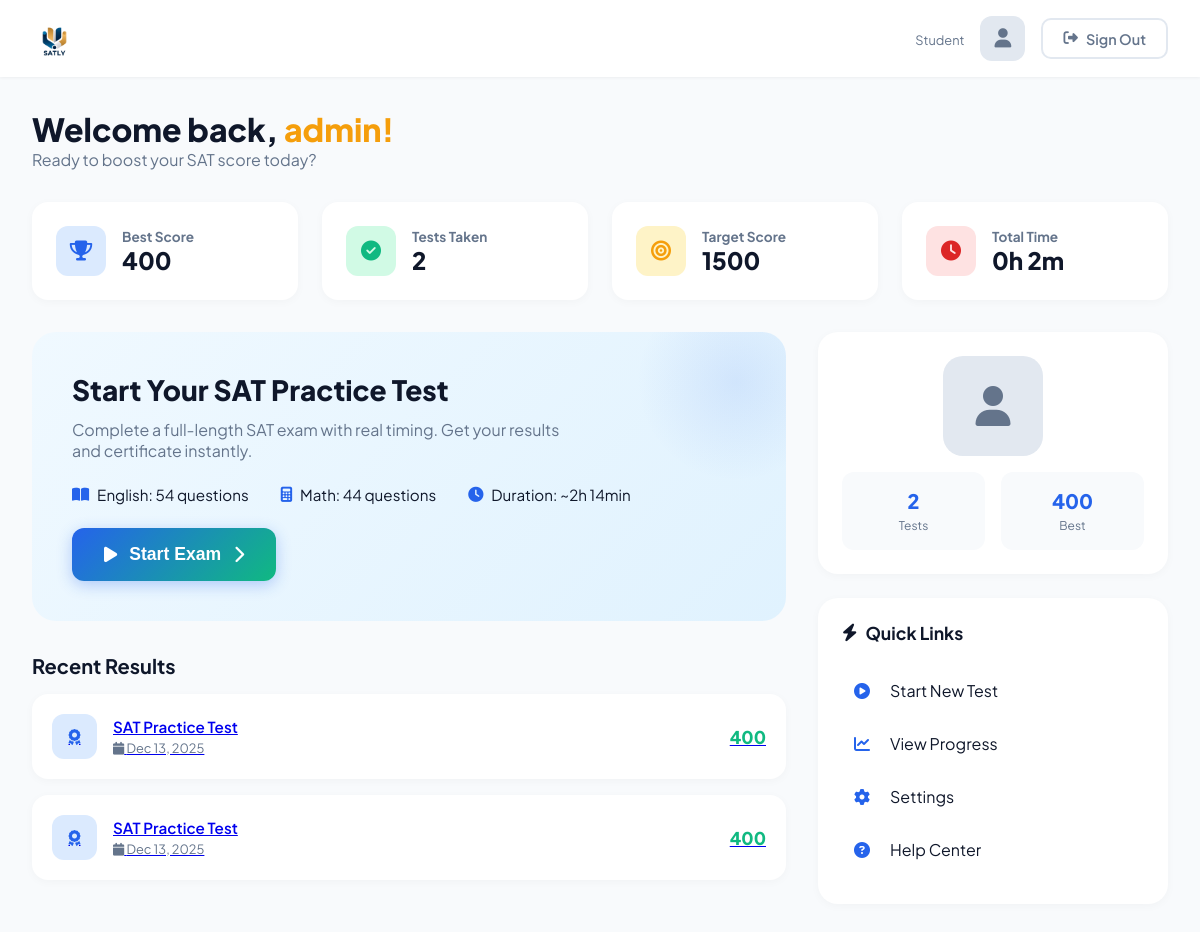
Page /dashboard/ (signed in) on the committed database.
### app/models.py (models this page shows, shortened)
class User(AbstractUser):
    SUBSCRIPTION_CHOICES = [
        ('free', 'Free'),
        ('premium', 'Premium'),
        ('enterprise', 'Enterprise'),
    ]
    STATUS_CHOICES = [
        ('active', 'Active'),
        ('inactive', 'Inactive'),
        ('suspended', 'Suspended'),
    ]
    ENGLISH_LEVEL_CHOICES = [
        ('beginner', 'Beginner'),
        ('elementary', 'Elementary'),
        ('intermediate', 'Intermediate'),
        ('upper_intermediate', 'Upper Intermediate'),
        ('advanced', 'Advanced'),
        ('ielts_5', 'IELTS 5.0'),
        ('ielts_5.5', 'IELTS 5.5'),
        ('ielts_6', 'IELTS 6.0'),
        ('ielts_6.5', 'IELTS 6.5'),
        ('ielts_7', 'IELTS 7.0+'),
        ('b1', 'B1'),
        ('b2', 'B2'),
        ('c1', 'C1'),
    ]
    phone = models.CharField(max_length=20, blank=True, null=True)
    telegram_username = models.CharField(max_length=100, blank=True, null=True)
    english_level = models.CharField(max_length=50, choices=ENGLISH_LEVEL_CHOICES, blank=True, null=True)
    avatar = models.ImageField(upload_to='avatars/', blank=True, null=True)
    subscription = models.CharField(max_length=20, choices=SUBSCRIPTION_CHOICES, default='free')
    status = models.CharField(max_length=20, choices=STATUS_CHOICES, default='active')
    best_score = models.IntegerField(default=0)
    target_score = models.IntegerField(default=1500)
    tests_completed = models.IntegerField(default=0)
    total_time_spent = models.IntegerField(default=0, help_text="Total time spent in minutes")
    created_at = models.DateTimeField(default=timezone.now)
    last_active = models.DateTimeField(auto_now=True)
    class Meta:
        db_table = 'users'

class ExamSession(models.Model):
    STATUS_CHOICES = [
        ('in_progress', 'In Progress'),
        ('break', 'Break'),
        ('completed', 'Completed'),
        ('abandoned', 'Abandoned'),
    ]
    user = models.ForeignKey(User, on_delete=models.CASCADE, related_name='exam_sessions')
    certificate_id = models.CharField(max_length=50, unique=True, blank=True, null=True)
    status = models.CharField(max_length=20, choices=STATUS_CHOICES, default='in_progress')
    current_section = models.CharField(max_length=20, default='english')
    current_module = models.IntegerField(default=1)
    english_module1_score = models.IntegerField(default=0)
    english_module2_score = models.IntegerField(default=0)
    math_module1_score = models.IntegerField(default=0)
    math_module2_score = models.IntegerField(default=0)
    english_score = models.IntegerField(default=0)
    math_score = models.IntegerField(default=0)
    total_score = models.IntegerField(default=0)
    time_spent = models.IntegerField(default=0, help_text="Time spent in seconds")
    started_at = models.DateTimeField(auto_now_add=True)
    completed_at = models.DateTimeField(blank=True, null=True)
    class Meta:
        db_table = 'exam_sessions'
        ordering = ['-started_at']

### app/views.py (the view)
# urls.py: path('dashboard/', views.user_dashboard, name='user_dashboard'),
@login_required
def user_dashboard(request):
    user = request.user
    recent_results = ExamSession.objects.filter(user=user, status='completed').order_by('-completed_at')[:5]
    total_time = sum([
        exam.time_spent for exam in ExamSession.objects.filter(user=user, status='completed')
    ])
    total_minutes = total_time // 60
    hours = total_minutes // 60
    mins = total_minutes % 60
    total_time_display = f"{hours}h {mins}m"
    return render(request, 'main/dashboard.html', {
        'user': user,
        'recent_results': recent_results,
        'total_time_display': total_time_display
    })

### app/context_processors.py (called while the page is built)
def admin_models(request):
    if request.user.is_authenticated and request.user.is_staff:
        app_list = satly_admin_site.get_app_list(request)
        return {'admin_app_list': app_list}
    return {'admin_app_list': []}

### app/templates/main/dashboard.html (shortened to what this page needs)
{% load static %}
<!DOCTYPE html>
<html lang="en">
<head>
    <link rel="stylesheet" href="https://cdnjs.cloudflare.com/ajax/libs/font-awesome/6.5.1/css/all.min.css">
</head>
<body>
    <nav class="navbar">
        <a href="/" class="logo">
            <img src="{% static 'images/satly-logo.png' %}" alt="SATLY" style="height: 45px; width: auto;">
        </a>
        <div class="user-menu">
            <div class="user-info">
                <span>{{ user.english_level|default:"Student" }}</span>
            </div>
            <div class="user-avatar" onclick="document.getElementById('avatarInput').click()">
                {% if user.avatar %}
                <img src="{{ user.avatar.url }}" alt="Avatar">
                {% else %}
                <i class="fas fa-user"></i>
                {% endif %}
            </div>
            <a href="{% url 'logout' %}" class="btn-signout"><i class="fas fa-sign-out-alt"></i> Sign Out</a>
        </div>
    </nav>
    <div class="container">
        <div class="welcome-section">
            <h1>Welcome back, <span>{{ user.first_name|default:user.username }}!</span></h1>
            <p>Ready to boost your SAT score today?</p>
        </div>
        <div class="stats-grid">
            <div class="stat-card">
                <div class="stat-icon blue"><i class="fas fa-trophy"></i></div>
                <div class="stat-info">
                    <h4>Best Score</h4>
                    <p>{{ user.best_score|default:"—" }}</p>
                </div>
            </div>
            <div class="stat-card">
                <div class="stat-icon green"><i class="fas fa-check-circle"></i></div>
                <div class="stat-info">
                    <h4>Tests Taken</h4>
                    <p>{{ user.tests_completed }}</p>
                </div>
            </div>
            <div class="stat-card">
                <div class="stat-icon orange"><i class="fas fa-bullseye"></i></div>
                <div class="stat-info">
                    <h4>Target Score</h4>
                    <p>{{ user.target_score }}</p>
                </div>
            </div>
            <div class="stat-card">
                <div class="stat-icon red"><i class="fas fa-clock"></i></div>
                <div class="stat-info">
                    <h4>Total Time</h4>
                    <p>{{ total_time_display|default:"0h 0m" }}</p>
                </div>
            </div>
        </div>
        <div class="main-content">
            <div class="left-content">
                <div class="start-test-card">
                    <h2>Start Your SAT Practice Test</h2>
                    <p>Complete a full-length SAT exam with real timing. Get your results and certificate instantly.</p>
                    <div class="test-info-row">
                        <div class="test-info-item"><i class="fas fa-book-open"></i> English: 54 questions</div>
                        <div class="test-info-item"><i class="fas fa-calculator"></i> Math: 44 questions</div>
                        <div class="test-info-item"><i class="fas fa-clock"></i> Duration: ~2h 14min</div>
                    </div>
                    <button id="btnStartExam" class="btn-start"><i class="fas fa-play"></i> Start Exam <i class="fas fa-chevron-right"></i></button>
                </div>
                <div class="recent-results">
                    <h3>Recent Results</h3>
                    {% if recent_results %}
                    {% for result in recent_results %}
                    <a href="{% url 'exam_result' result.id %}" class="result-card">
                        <div class="result-icon"><i class="fas fa-award"></i></div>
                        <div class="result-info">
                            <h4>SAT Practice Test</h4>
                            <span><i class="fas fa-calendar"></i> {{ result.started_at|date:"M d, Y" }}</span>
                        </div>
                        <div class="result-score">{{ result.total_score }}</div>
                    </a>
                    {% endfor %}
                    {% else %}
                    <div class="no-results">
                        <i class="fas fa-clipboard-list"></i>
                        <p>No tests completed yet.<br>Start your first practice test!</p>
                    </div>
                    {% endif %}
                </div>
            </div>
            <div class="sidebar">
                <div class="sidebar-card">
                    <div class="profile-section">
                        <div class="profile-avatar" onclick="document.getElementById('avatarInput').click()">
                            {% if user.avatar %}
                            <img src="{{ user.avatar.url }}" alt="Avatar" id="avatarPreview">
                            {% else %}
                            <i class="fas fa-user" id="avatarIcon"></i>
                            {% endif %}
                        </div>
                        <div class="profile-stats">
                            <div class="profile-stat">
                                <h5>{{ user.tests_completed }}</h5>
                                <span>Tests</span>
                            </div>
                            <div class="profile-stat">
                                <h5>{{ user.best_score|default:"—" }}</h5>
                                <span>Best</span>
                            </div>
                        </div>
                    </div>
                </div>
                <div class="sidebar-card">
                    <h3><i class="fas fa-bolt"></i> Quick Links</h3>
                    <div class="quick-links">
                        <a href="{% url 'start_exam' %}"><i class="fas fa-play-circle"></i> Start New Test</a>
                        <a href="{% url 'user_progress' %}"><i class="fas fa-chart-line"></i> View Progress</a>
                        <a href="{% url 'user_settings' %}"><i class="fas fa-cog"></i> Settings</a>
                        <a href="#" id="helpCenterBtn"><i class="fas fa-question-circle"></i> Help Center</a>
                    </div>
                </div>
            </div>
        </div>
    </div>
</body>
</html>

### rows in the picture
User: english_level "Student", first_name "admin", best_score "400", tests_completed "2", target_score "1500"
ExamSession: started_at "Dec 13, 2025", total_score "400"
ExamSession: started_at "Dec 13, 2025", total_score "400"

### other values in the picture
{{ total_time_display|default:"0h 0m" }} "0h 2m"
